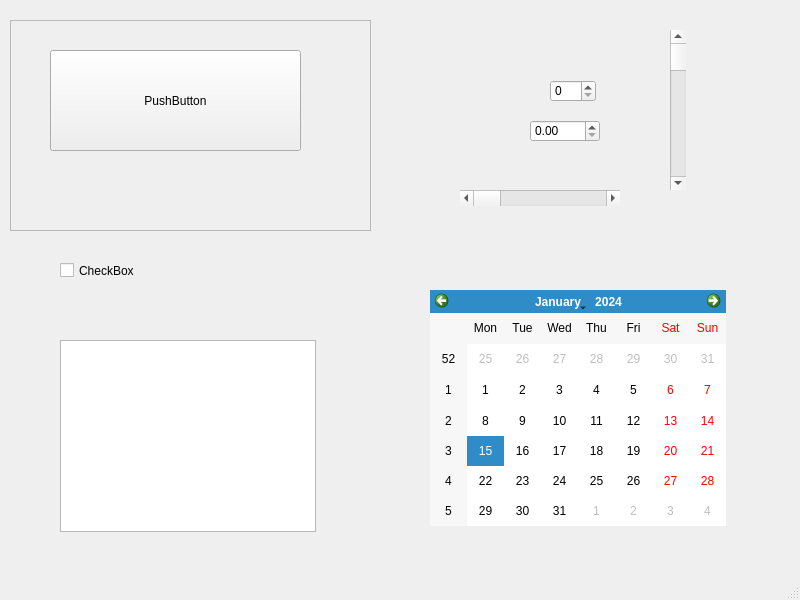
<?xml version="1.0" encoding="UTF-8"?>
<ui version="4.0">
 <class>MainWindow</class>
 <widget class="QMainWindow" name="MainWindow">
  <property name="geometry">
   <rect>
    <x>0</x>
    <y>0</y>
    <width>800</width>
    <height>600</height>
   </rect>
  </property>
  <property name="windowTitle">
   <string>MainWindow</string>
  </property>
  <widget class="QWidget" name="centralwidget">
   <widget class="QCheckBox" name="checkBox">
    <property name="geometry">
     <rect>
      <x>60</x>
      <y>230</y>
      <width>171</width>
      <height>81</height>
     </rect>
    </property>
    <property name="text">
     <string>CheckBox</string>
    </property>
   </widget>
   <widget class="QCalendarWidget" name="calendarWidget">
    <property name="geometry">
     <rect>
      <x>430</x>
      <y>290</y>
      <width>296</width>
      <height>236</height>
     </rect>
    </property>
   </widget>
   <widget class="QTextBrowser" name="textBrowser">
    <property name="geometry">
     <rect>
      <x>60</x>
      <y>340</y>
      <width>256</width>
      <height>192</height>
     </rect>
    </property>
   </widget>
   <widget class="QScrollBar" name="horizontalScrollBar">
    <property name="geometry">
     <rect>
      <x>460</x>
      <y>190</y>
      <width>160</width>
      <height>16</height>
     </rect>
    </property>
    <property name="orientation">
     <enum>Qt::Horizontal</enum>
    </property>
   </widget>
   <widget class="QScrollBar" name="verticalScrollBar">
    <property name="geometry">
     <rect>
      <x>670</x>
      <y>30</y>
      <width>16</width>
      <height>160</height>
     </rect>
    </property>
    <property name="orientation">
     <enum>Qt::Vertical</enum>
    </property>
   </widget>
   <widget class="QSpinBox" name="spinBox">
    <property name="geometry">
     <rect>
      <x>550</x>
      <y>80</y>
      <width>46</width>
      <height>22</height>
     </rect>
    </property>
   </widget>
   <widget class="QDoubleSpinBox" name="doubleSpinBox">
    <property name="geometry">
     <rect>
      <x>530</x>
      <y>120</y>
      <width>70</width>
      <height>22</height>
     </rect>
    </property>
   </widget>
   <widget class="QFrame" name="frame">
    <property name="geometry">
     <rect>
      <x>10</x>
      <y>20</y>
      <width>361</width>
      <height>211</height>
     </rect>
    </property>
    <property name="frameShape">
     <enum>QFrame::StyledPanel</enum>
    </property>
    <property name="frameShadow">
     <enum>QFrame::Raised</enum>
    </property>
    <widget class="QPushButton" name="pushButton">
     <property name="geometry">
      <rect>
       <x>40</x>
       <y>30</y>
       <width>251</width>
       <height>101</height>
      </rect>
     </property>
     <property name="text">
      <string>PushButton</string>
     </property>
    </widget>
   </widget>
  </widget>
  <widget class="QMenuBar" name="menubar">
   <property name="geometry">
    <rect>
     <x>0</x>
     <y>0</y>
     <width>800</width>
     <height>26</height>
    </rect>
   </property>
  </widget>
  <widget class="QStatusBar" name="statusbar"/>
 </widget>
 <resources/>
 <connections/>
</ui>
